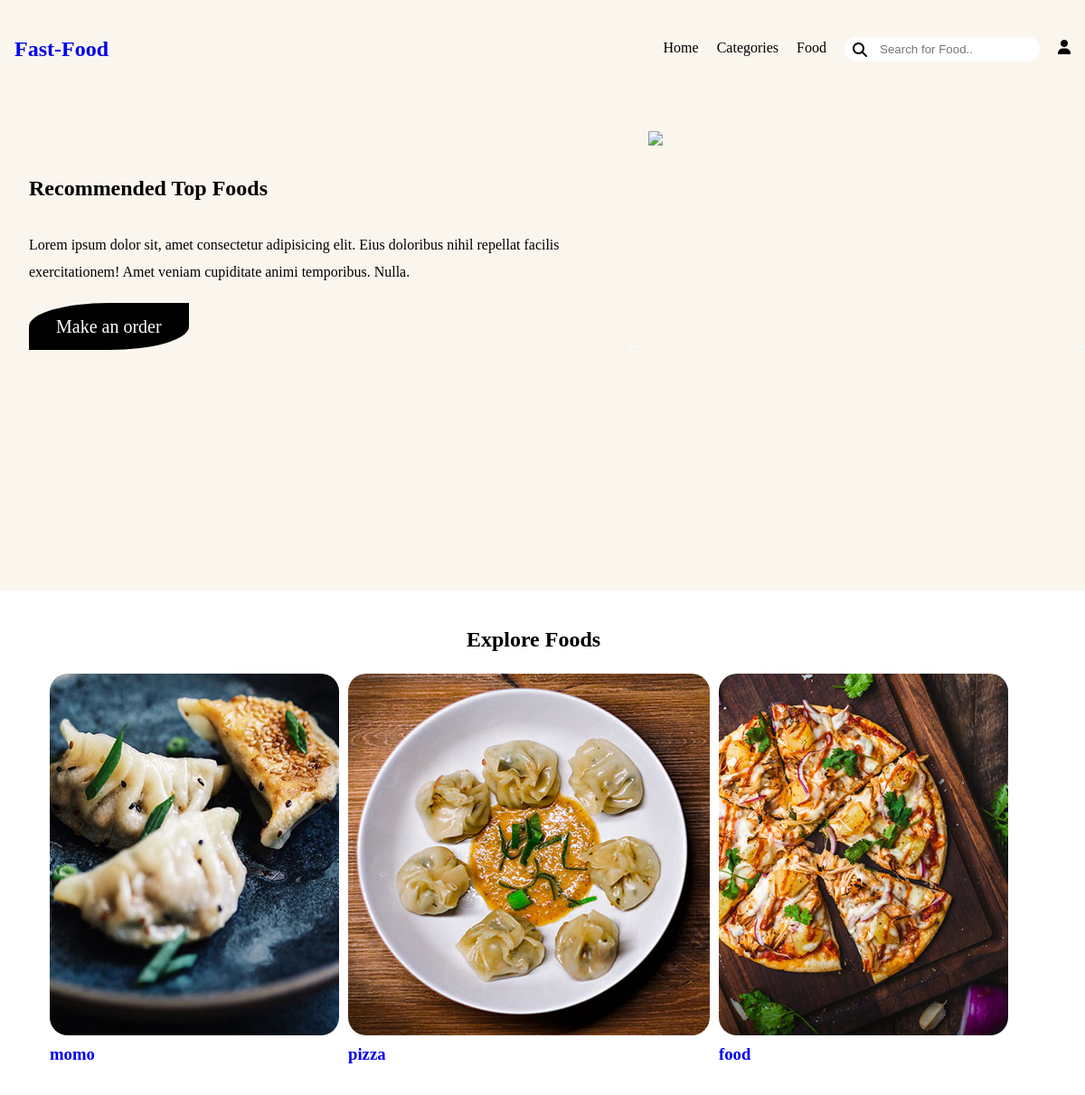
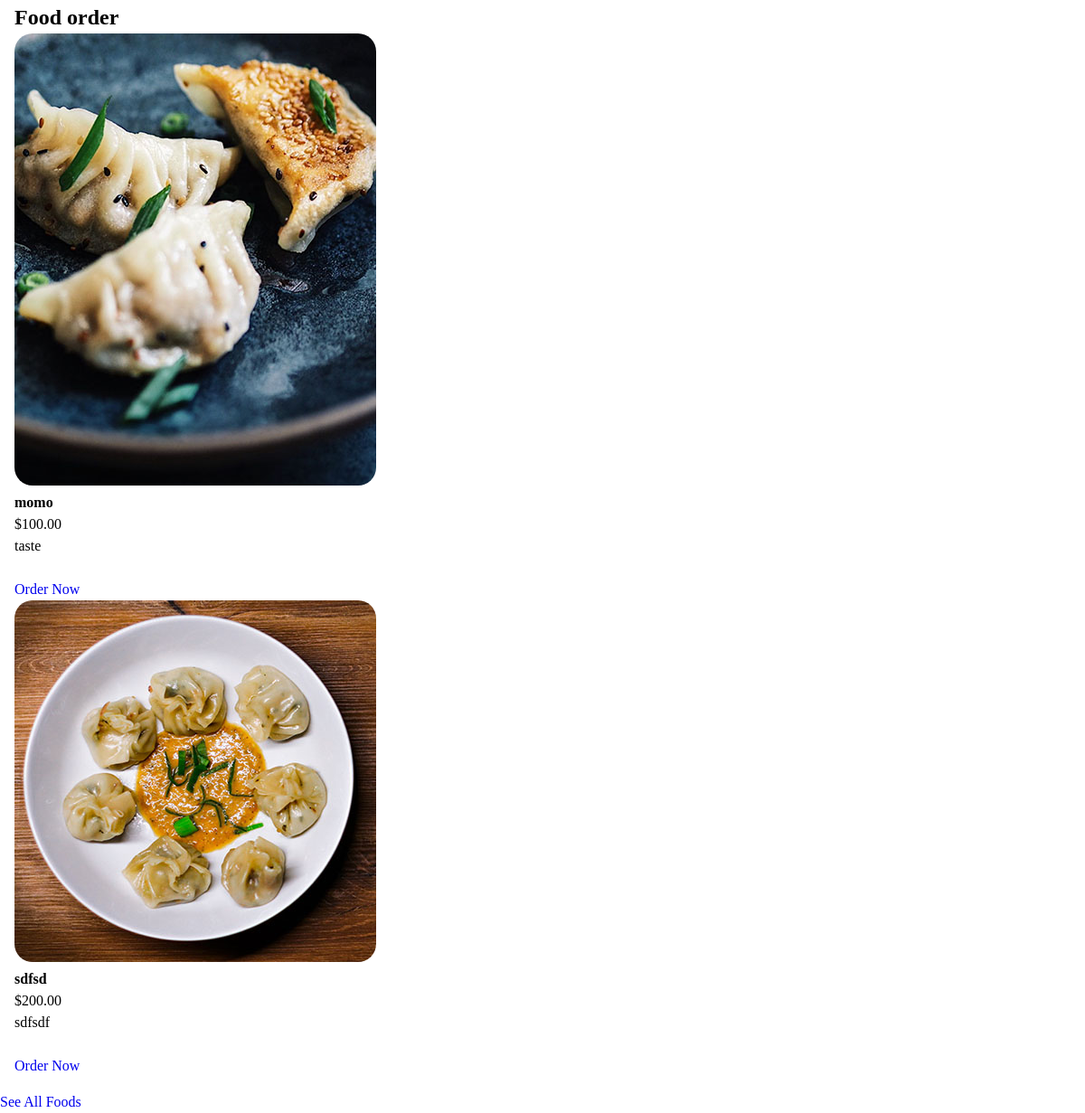
The page /food-order/index.php on the database its author committed (2 pictures, top to bottom).
### tables this page shows
CREATE TABLE `tbl_category` (
  `id` int(10) UNSIGNED NOT NULL,
  `title` varchar(100) NOT NULL,
  `image_name` varchar(255) NOT NULL,
  `featured` varchar(10) NOT NULL,
  `active` varchar(10) NOT NULL
);

CREATE TABLE `tbl_food` (
  `id` int(10) UNSIGNED NOT NULL,
  `title` varchar(100) NOT NULL,
  `description` text NOT NULL,
  `price` decimal(10,2) NOT NULL,
  `image_name` varchar(255) NOT NULL,
  `category_id` int(255) UNSIGNED NOT NULL,
  `featured` varchar(10) NOT NULL,
  `active` varchar(10) NOT NULL
);

### food-order/index.php (the view, shortened to what this page needs)
<?php include('config/constants.php');?>
<!DOCTYPE html>
<html lang="en">
<head>
    <link rel="stylesheet" href="./vendors/slick-slider/slick.css">
    <link rel="stylesheet" href="./vendors/slick-slider/slick-theme.css">
    <link rel="stylesheet" href="css/styles.css">
</head>
<body>
    <?php
     include('partials-front/menu.php');
    ?>
    <section class="banner">
        <div class="container">
            <div class="banner__slider-wrapper">
                <div class="banner__content">
                    <div class="container">
                        <h1>Recommended Top Foods</h1>
                        <p>Lorem ipsum dolor sit, amet consectetur adipisicing elit. Eius doloribus nihil repellat
                            facilis
                            exercitationem! Amet veniam cupiditate animi temporibus. Nulla.</p>
                        <a href="#" class="secondary-btn">Make an order</a>
                    </div>
                </div>
                <div class="banner__slider">
                    <div class="slide-item">
                        <picture>
                            <source srcset="images\—Pngtree—food delicious burger_9113995.png" type="image/png">
                            <img src="images\—Pngtree—food delicious burger_9113995.png" loading="lazy">
                        </picture>
                    </div>
                </div>
            </div>
        </div>
    </section>
    <section class="categories">
        <div class="container three-parts">
            <h2>Explore Foods</h2>
            <?php
            $sql = "SELECT * FROM tbl_category WHERE active='Yes' AND featured='Yes'LIMIT 3";
            $res = mysqli_query($conn, $sql);
            $count = mysqli_num_rows($res);
            if ($count > 0) {
                while ($row = mysqli_fetch_assoc($res)) {
                    $id = $row['id'];
                    $title = $row['title'];
                    $image_name = $row['image_name'];
                    ?>
            <a href="<?php  echo SITEURL;?>category-foods.php?category_id=<?php echo $id; ?>">
                <div class="box-3 flex-container">
                    <?php
                            if ($image_name == "") {
                                echo "<div style='color:red'>Image Not Available</div>";
                            } else {
                                ?>
                    <img src="<?php echo SITEURL; ?>images/category/<?php echo $image_name; ?>"
                        alt="<?php echo $title; ?>" class="img-responsive img-curve" style="height: 400px">
                    <?php
                            }
                            ?>
                    <h3 class="text-item text-white"><?php echo $title; ?></h3>
                </div>
            </a>
            <?php
                }
            } else {
                echo "<div style='color:red'>Category not added</div>";
            }
            ?>
        </div>
    </section>
    <section class="food-menu">
        <div class="container ">
            <div class="three-items">
                <h2 class="text-center">Food order</h2>
                <?php
                $sql2 = "SELECT * FROM tbl_food WHERE active='Yes' AND featured='Yes' LIMIT 6";
                $res2 = mysqli_query($conn, $sql2);
                $count2 = mysqli_num_rows($res2);
                if ($count2 > 0) {
                    while ($row = mysqli_fetch_assoc($res2)) {
                        $id = $row['id'];
                        $title = $row['title'];
                        $price = $row['price'];
                        $description = $row['description'];
                        $image_name = $row['image_name'];
                        ?>
                <div class="food-menu-box">
                    <div class="food-menu-img">
                        <?php
                                if ($image_name == "") {
                                    echo "<div style='color:red'>Image not available.</div>";
                                } else {
                                    ?>
                        <img src="<?php echo SITEURL; ?>images/food/<?php echo $image_name; ?>" alt="<?php echo $title; ?>"
                            class="img-responsive img-curve">
                        <?php
                                }
                                ?>
                    </div>
                    <div class="food-menu-desc">
                        <h4><?php echo $title; ?></h4>
                        <p class="food-price">$<?php echo $price; ?></p>
                        <p class="food-detail"><?php echo $description; ?></p>
                        <br>
                        <a href="<?php echo SITEURL; ?>order.php?food_id=<?php echo $id; ?>" class="btn btn-primary">Order
                            Now</a>
                    </div>
                </div>
                <?php
                    }
                } else {
                    echo "<div style='color:red'>Food not added</div>";
                }
                ?>
            </div>
        </div>
        <p class="text-center">
            <a href="#">See All Foods</a>
        </p>
    </section>
</body>
</html>

### food-order/css/styles.css (style rules this page uses)
* { margin: 0; padding: 0; box-sizing: border-box; }
body { min-width: 320px; font-size: 1rem; font-weight: normal; line-height: 1.5; overflow-x: hidden; }
.secondary-btn { font-size: 20px; font-weight: 400; padding: 15px 30px; border-top-left-radius: 50%; border-bottom-right-radius: 50%; background: black; color: white; }
a { text-decoration: none; }
.container { margin:0 auto; max-width: 1200px; padding: 16px; }
.slide-item { padding-inline: 12px; }
.banner__slider picture img { width: 100%; object-fit: cover; }
.banner__slider-wrapper { display: flex; }
.banner { background-color: #faf6ee; padding: 20px 0; }
.banner__slider { width: 40%; }
.banner__content { padding: 30px 0; width: 60%; }
.banner__content p { line-height: 30px; padding: 30px 0; }
.categories h2 { display: flex; flex-basis: 100%; justify-content: center; padding-block: 20px; }
.img-curve { border-radius: 20px; }
.categories .three-parts { display: flex; flex-wrap: wrap; justify-content: center; margin:0 -10px; column-gap: 10px; }

### rows shown on the page
tbl_category: image_name (picture), title "momo"
tbl_category: image_name (picture), title "pizza"
tbl_category: image_name+title (picture), title "food"
tbl_food: image_name (picture), title "momo", price "100.00", description "taste"
tbl_food: image_name (picture), title "sdfsd", price "200.00", description "sdfsdf"
